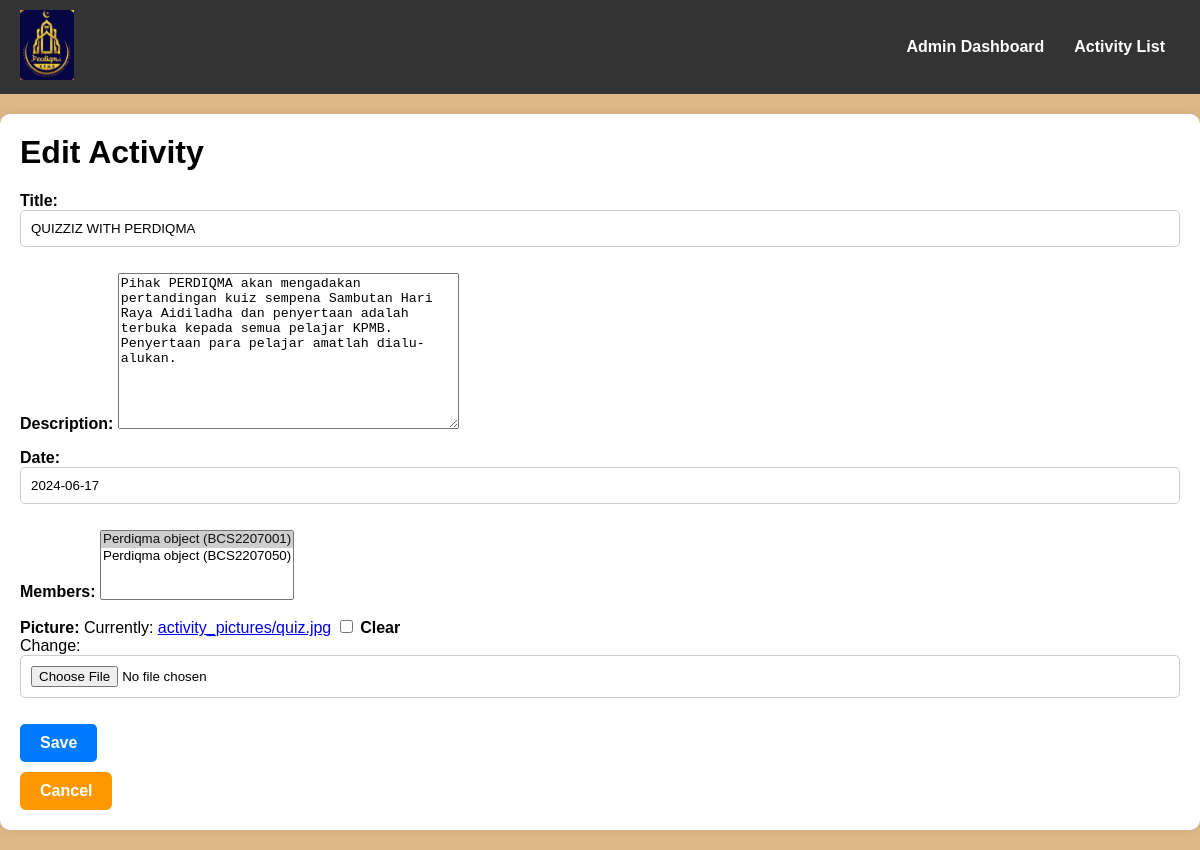
The page /perdiqma/activities/3/edit/ on the database its author committed.
### perdiqma_homepage/models.py (models this page shows, shortened)
class Activity(models.Model):
       title = models.CharField(max_length=200)
       description = models.TextField()
       date = models.DateField()
       members = models.ManyToManyField(Perdiqma, related_name='activities')
       created_by = models.ForeignKey(Perdiqmaadmin, on_delete=models.CASCADE)
       picture = models.ImageField(upload_to='activity_pictures/', blank=True, null=True)

### perdiqma_homepage/views.py (the view)
# urls.py: path('activities/<int:pk>/edit/', views.activity_update, name='activity_update'),
def activity_update(request, pk):
    activity = get_object_or_404(Activity, pk=pk)
    if request.method == 'POST':
        form = ActivityForm(request.POST, request.FILES, instance=activity)
        if form.is_valid():
            form.save()
            return redirect('activity_detail', pk=activity.pk)
    else:
        form = ActivityForm(instance=activity)
    return render(request, 'activity_create.html', {'form': form})
    return render(request, 'activity_update.html')

### perdiqma_homepage/forms.py
class ActivityForm(forms.ModelForm):
    class Meta:
        model = Activity
        fields = ['title', 'description', 'date', 'members', 'picture']

### perdiqma_homepage/templates/activity_create.html (shortened to what this page needs)
<!DOCTYPE html>
<html lang="en">
<head>
</head>
<body>
    <header>
        <div class="logo">
            {% load static %}
            <img src="{% static 'perdiqma3.jpg' %}" alt="PERDIQMA" class="img-size">
        </div>
        <nav>
            <a href="{% url 'admin_dashboard' %}">Admin Dashboard</a>
            <a href="{% url 'activitylistadmin' %}">Activity List</a>
        </nav>
    </header>
    <div class="container">
        <h1>{{ form.instance.pk|yesno:"Edit Activity,New Activity" }}</h1>
        <form method="post" enctype="multipart/form-data">
            {{ form.as_p }}
            <button type="submit">Save</button>
        </form>
        <a href="{% url 'activitylistadmin' %}" class="cancel-button">Cancel</a>
    </div>
</body>
</html>

### perdiqma_homepage/templates/activity_create.html (style rules this page uses)
body { background: burlywood; width: 100%; font-size: 16px; font-family: 'Cabin', sans-serif; margin: 0; padding: 0; }
header { background-color: #333; padding: 10px 20px; display: flex; align-items: center; justify-content: space-between; color: #fff; }
.logo img { height: 70px; }
nav { display: flex; align-items: center; }
nav a { color: #fff; text-decoration: none; margin: 0 15px; font-weight: 700; transition: color 0.3s ease; }
.container { max-width: 1200px; margin: 20px auto; padding: 20px; background-color: #fff; border-radius: 10px; box-shadow: 0 0 10px rgba(0, 0, 0, 0.1); }
h1 { margin-top: 0; }
form { margin-top: 20px; }
form label { font-weight: bold; }
form input[type="text"], form input[type="file"] { width: 100%; padding: 10px; margin-bottom: 10px; border: 1px solid #ccc; border-radius: 5px; box-sizing: border-box; }
form button { padding: 10px 20px; background-color: #007bff; color: #fff; border: none; border-radius: 5px; cursor: pointer; font-size: 16px; font-weight: bold; transition: background-color 0.3s ease; }
a.cancel-button { display: inline-block; padding: 10px 20px; background-color: #ff9800; color: #fff; text-decoration: none; border-radius: 6px; font-size: 16px; font-weight: bold; border: none; cursor: pointer; transition: background-color 0.3s ease; margin-top: 10px; }

### rows shown on the page
Activity: instance.pk "Edit Activity", title "QUIZZIZ WITH PERDIQMA", description "Pihak PERDIQMA akan mengadakan pertandingan kuiz sempena Sambutan Hari Raya Aidiladha dan penyertaan adalah terbuka kepada semua pelajar KPMB. Penyertaan para pelajar amatlah dialu-alukan.", date "2024-06-17"
